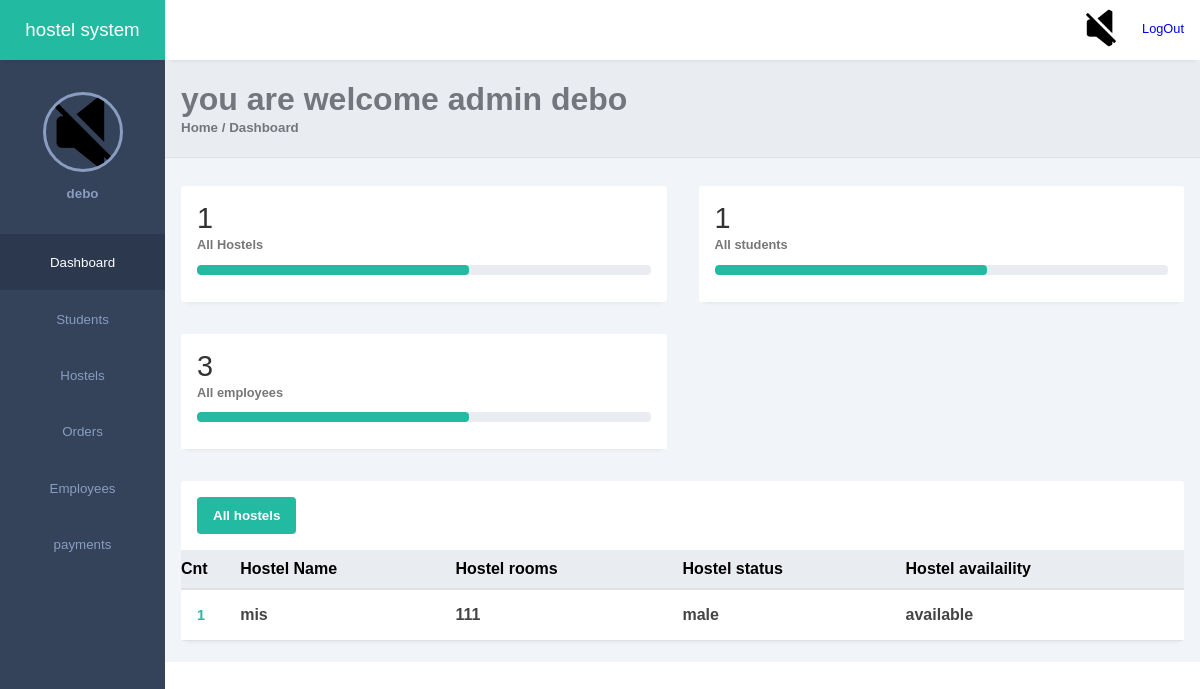
The app's page /222019313/index.php (signed in) with its own data.
### tables this page shows
CREATE TABLE `hostels` (
  `id` int(11) NOT NULL,
  `host_name` varchar(90) DEFAULT NULL,
  `host_rooms` varchar(90) DEFAULT NULL,
  `hostel_status` varchar(90) DEFAULT NULL,
  `available` varchar(90) NOT NULL
);

### 222019313/home.php (the view, shortened to what this page needs)
<main>
            <div class="page-header">
                <h1>you are welcome  <?php echo $_SESSION['role']; ?> <b><?php echo $_SESSION['full_name']; ?></h1>
                <small>Home / Dashboard</small>
            </div>
            <div class="page-content">
                <div class="analytics">
                <?php
                include_once("./connection/connection.php");
                include_once("./pageSection/card.php");
?>
                </div>
                <div class="records table-responsive">
                    <div class="record-header">
                        <div class="add">
                            <button>All hostels</button>
                        </div>
                    </div>
                    <div>
                    <table>
        <thead>
            <tr>
                <td>Cnt</td>
                <td>Hostel Name</td>
                <td>Hostel rooms</td>
                <td>Hostel status</td>
                <td>Hostel availaility</td>
            </tr>
        </thead>
        <tbody>
            <?php
            $sql = "SELECT * FROM hostels";
            $result = $conn->query($sql);
            $x = 0;
            if ($result->num_rows > 0) {
                while($row = $result->fetch_assoc()) {
                    $x++;
                    echo "<tr>";
                    echo "<td>".$x."</td>";
                    echo "<td>".$row["host_name"]."</td>";
                    echo "<td>".$row["host_rooms"]."</td>";
                    echo "<td>".$row["hostel_status"]."</td>";
                    echo "<td>".$row["available"]."</td>";
                    echo "</tr>";
                }
            } else {
                echo "<tr><td colspan='11'>No records found</td></tr>";
            }
            ?>
        </tbody>
    </table>                    </div>
                </div>
            </div>
        </main>

### 222019313/style2.css (style rules this page uses)
:root { --main-color: #22BAA0; --color-dark: #34425A; --text-grey: #B0B0B0; }
* { margin: 0; padding: 0; text-decoration: none; list-style-type: none; box-sizing: border-box; font-family: 'Merriweather', sans-serif; }
main { margin-top: 60px; }
.page-header { padding: 1.3rem 1rem; background: #E9edf2; border-bottom: 1px solid #dee2e8; }
.page-header h1, .page-header small { color: #74767d; }
.page-content { padding: 1.3rem 1rem; background: #f1f4f9; }
.analytics { display: grid; grid-template-columns: repeat(4, 1fr); grid-gap: 2rem; margin-top: .5rem; margin-bottom: 2rem; }
.records { box-shadow: 0px 5px 5px -5px rgb(0 0 0 / 10%); background: #fff; border-radius: 3px; }
.record-header { padding: 1rem; display: flex; justify-content: space-between; align-items: center; }
.add, .browse { display: flex; align-items: center; }
input, button, select { outline: none; }
.add button { background: var(--main-color); color: #fff; height: 37px; border-radius: 4px; padding: 0rem 1rem; border: none; font-weight: 600; }
.table-responsive { width: 100%; overflow: auto; }
table { border-collapse: collapse; }
table thead tr { background: #e9edf2; }
table tbody td { padding: 1rem 0rem; color: #444; }
table tbody td:first-child { padding-left: 1rem; color: var(--main-color); font-weight: 600; font-size: .9rem; }
table tbody tr { border-bottom: 1px solid #dee2e8; }
@media only screen and (max-width: 1200px) { .analytics { grid-template-columns: repeat(2, 1fr); } }

### 222019313/index.php (style rules this page uses)
table { width: 100%; border-collapse: collapse; }
thead { background-color: #f8f9fa; }
thead tr { border-bottom: 2px solid #dee2e6; }
thead td { font-weight: bold; padding: 10px 0; text-align: left; }
tbody tr { border-bottom: 1px solid #dee2e6; }
tbody td { padding: 10px 0; text-align: left; }

### records on screen
hostels: host_name "mis", host_rooms "111", hostel_status "male", available "available"

### other values on screen
$_SESSION['full_name'] "debo"
$_SESSION['role'] "admin"
$number "1 1 3"
$text "All Hostels All students All employees"
